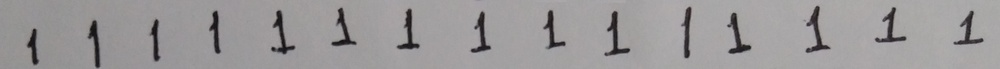
#> input picture O1C9R/Pre proc/egitim.jpg, 1000 x 69 px, shrunk from 3240 x 222 before the run
$ python egitim_tanimlama.py
#> lines starting #> are read from the running program, lines starting #| are printed output that depends on the picture; after the words box and inside, x2 and y2 are one past the last pixel; in counts of white or black regions, pixels touching at a corner belong together
import cv2
import numpy as np
from PIL import Image

# import image
image = cv2.imread('egitim.jpg')
#> image is the input picture: shape (69, 1000, 3); mean B, G, R 153.1, 152.5, 154.9

# grayscale
gray = cv2.cvtColor(image, cv2.COLOR_BGR2GRAY)

# binary
binary = cv2.adaptiveThreshold(gray, 255, cv2.ADAPTIVE_THRESH_GAUSSIAN_C, cv2.THRESH_BINARY_INV, 105,33)
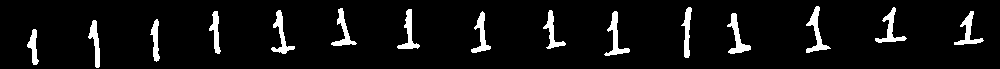
#> binary: shape (69, 1000); 6.3% white; 15 white regions, largest, box (x1, y1, x2, y2) and area: (806, 6, 831, 53) 354, (604, 11, 630, 56) 341, (727, 13, 751, 54) 339

# dilation
kernel = np.ones((2, 1), np.uint8)
img_dilation = cv2.dilate(binary, kernel, iterations=1)
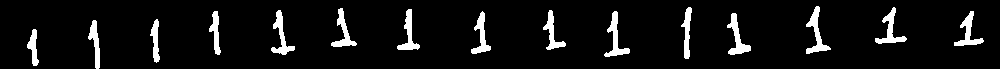
#> img_dilation: shape (69, 1000); 6.9% white; 15 white regions

#find contours
ctrs, hier = cv2.findContours(img_dilation.copy(), cv2.RETR_EXTERNAL, cv2.CHAIN_APPROX_SIMPLE)
#> ctrs = 15 contours; largest, box (x1, y1, x2, y2) and area: (806, 6, 831, 54) 324, (727, 13, 751, 55) 311, (604, 11, 630, 57) 307, (875, 7, 907, 44) 294, (271, 10, 295, 55) 289

# sort contours
sorted_ctrs = sorted(ctrs, key=lambda ctr: cv2.boundingRect(ctr)[0])
#> sorted_ctrs has the same summary as ctrs

cv2.imwrite("dilation.png", cv2.bitwise_not(img_dilation))
image3 = Image.open("dilation.png")

name=str(input("eklenecek karakteri girin:"))
#> the answer given: egitim.jpg
for i, ctr in enumerate(sorted_ctrs):
    # Get bounding box
    x, y, w, h = cv2.boundingRect(ctr)

    # Getting ROI
    target = image3.crop((x, y, x + w, y + h))
    roi = target.convert('P', colors=255, palette=Image.ADAPTIVE)


    if w > 18 and h > 18: # çok küçük karakterler eğitim için kullanılamaz
        roi.save("chars/"+"{}".format(name)+" ({}).png".format(i))
#> this loop made 15 passes
#> (x, y, w, h) on passes 1 to 12: (27, 29, 12, 37), (88, 20, 12, 49), (150, 19, 10, 44), (209, 11, 12, 44), (271, 10, 24, 45), (331, 8, 26, 39), (397, 9, 23, 41), (471, 11, 20, 43), (543, 10, 23, 40), (604, 11, 26, 46), (681, 7, 11, 52), (727, 13, 24, 42)
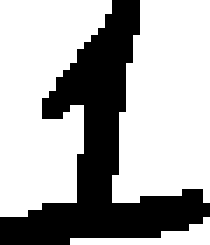
#> roi: PIL image 30x35 P (shown 7 times larger); 67.1% white; 1 black region, box (x1, y1, x2, y2) and area: (0, 0, 30, 35) 345
        #cv2.imwrite('chars/{}.png'.format(name), roi)

cv2.imshow('marked areas', image)
cv2.waitKey(0)

$ run again, with O1C9R/Pre proc/img.jpg copied over O1C9R/Pre proc/egitim.jpg
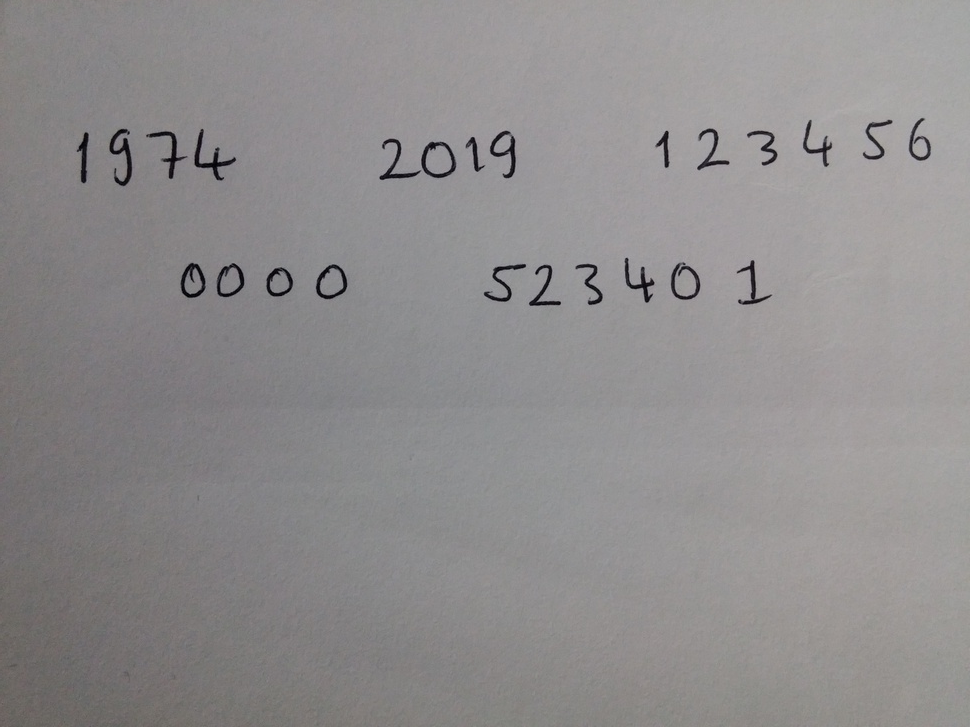
#> input picture O1C9R/Pre proc/img.jpg, 970 x 727 px, shrunk from 1280 x 960 before the run
#> image is the input picture: shape (727, 970, 3); mean B, G, R 141.2, 140.7, 143
#> `binary = cv2.adaptiveThreshold(gray, 255, cv2.ADAPTIVE_THRESH_GAUSSIAN..`:
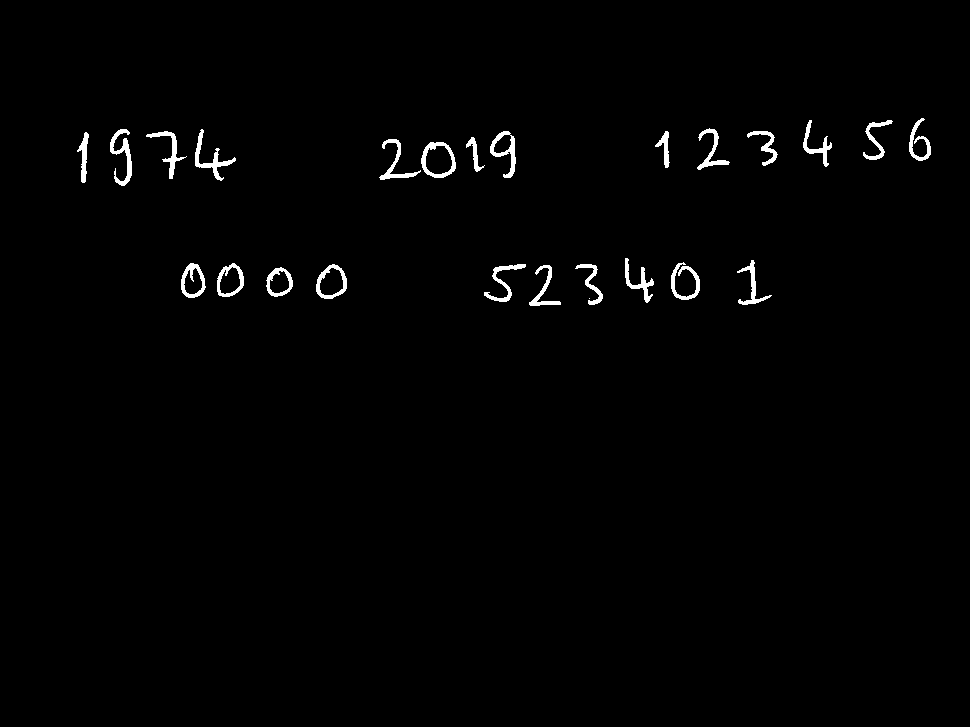
#> binary: shape (727, 970); 1.2% white; 25 white regions (1 under 20 px), largest, box (x1, y1, x2, y2) and area: (110, 129, 132, 186) 468, (195, 129, 236, 181) 452, (421, 142, 456, 178) 419
#> img_dilation: shape (727, 970); 1.3% white; 24 white regions
#> ctrs = 24 contours; largest, box (x1, y1, x2, y2) and area: (421, 142, 456, 179) 984, (671, 262, 700, 301) 830, (316, 264, 347, 300) 802, (217, 263, 244, 298) 690, (181, 263, 206, 299) 643
#> sorted_ctrs has the same summary as ctrs
#> the loop `for i, ctr in enumerate(sorted_ctrs):` made 24 passes
#> (x, y, w, h) on passes 1 to 8: (77, 132, 12, 52), (110, 129, 22, 58), (146, 131, 41, 49), (181, 263, 25, 36), (195, 129, 41, 53), (217, 263, 27, 35), (266, 267, 27, 31), (316, 264, 31, 36)
#> after the loop `for i, ctr in enumerate(sorted_ctrs):`:
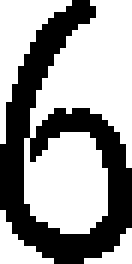
#> roi: PIL image 22x44 P (shown 6 times larger); 61.8% white; 1 black region, box (x1, y1, x2, y2) and area: (0, 0, 22, 44) 370
